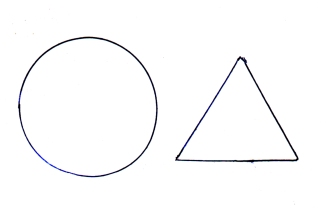
#> input picture image/image/shape.jpg, 328 x 214 px
$ jupyter execute 'Image basics.ipynb'   (Python 2 division)
#> lines starting #> are read from the running program, lines starting #| are printed output that depends on the picture
[cell 1]
import cv2
import numpy as np

[cell 2]
import cv2
image = cv2.imread("../image/shape.jpg")
#> image is the input picture: shape (214, 328, 3); mean B, G, R 251.3, 250.8, 250.8
cv2.imshow("orginal",image)
cv2.waitKey()
#convert inti gray scale
gray_image = cv2.cvtColor(image,cv2.COLOR_BGR2GRAY)

cv2.imshow("gray",gray_image)
cv2.waitKey()
cv2.destroyAllWindows()

[cell 3]
import cv2
image = cv2.imread("../image/shape.jpg",0)
#> image: shape (214, 328); min 0, max 255, mean 250.9
cv2.imshow("orginal",image)
cv2.waitKey()
cv2.destroyAllWindows()

[cell 4]
import cv2
image = cv2.imread("../image/shape.jpg")
B,G,R = image[10,50]
#> B = 255; G = 254; R = 255
print B,G,R
#| 255 254 255

[cell 5]
import cv2
import numpy as np


from matplotlib import  pyplot as plt

image = cv2.imread("../image/shape.jpg")
histogram = cv2.calcHist([image],[0],None,[256],[0,2561])
#> histogram = 256 values, max 68161 at index 25, min 0 at index 26, mean 274.2

plt.hist(image.ravel(),256,[0,256]);plt.show()

color = ('b','g','r')


for i,col in enumerate(color):
    histogram2 = cv2.calcHist([image],[i],None,[256],[0,256])
    plt.plot(histogram2,color=col)
    plt.xlim([0,256])
plt.show()
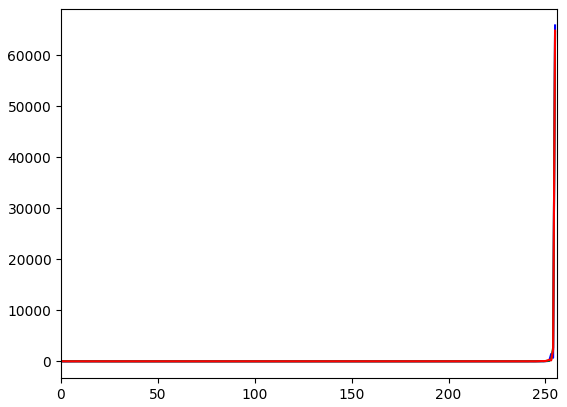
#> figure drawn by matplotlib, 1 panel; curve peaks at x = 255, y = 65809; curve peaks at x = 255, y = 64555; curve peaks at x = 255, y = 64787

[cell 6]
import cv2
import numpy as np

image = np.zeros((512,512,3),np.uint8)
image_bw = np.zeros((512,512),np.uint8)

cv2.imshow("image",image)
cv2.imshow("image (B&W)",image_bw)
cv2.waitKey(0)
cv2.destroyAllWindows()

[cell 7]
## draw lines
image = np.zeros((512,512,3),np.uint8)
cv2.line(image,(0,0),(511,511),(255,127,9),5)
cv2.imshow("line",image)
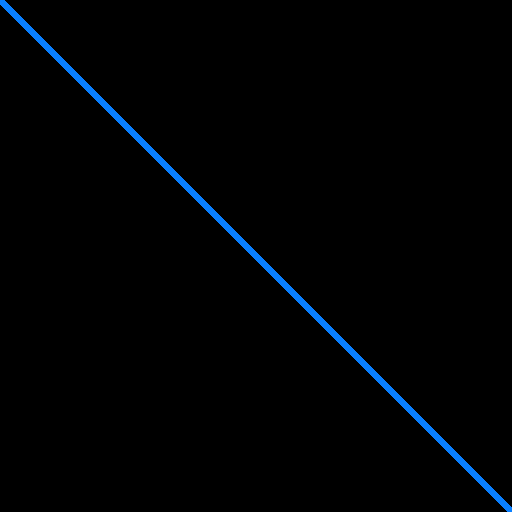
#> window 'line': shape (512, 512, 3); mean B, G, R 4.5, 2.2, 0.2
cv2.waitKey(0)
cv2.destroyAllWindows()

[cell 8]
import cv2
import numpy as np

image = cv2.imread("../image/shape.jpg")

# store width and height of image
height,width = image.shape[:2]
#> height = 214; width = 328
quarter_height,quarter_width = height/4,width/4
#> quarter_height = 53; quarter_width = 82

# T is a transmission matrix

T = np.float32([[1,0,quarter_height],[0,1,quarter_height]])
#> T = [[1, 0, 53], [0, 1, 53]]

# we use warpAffine to transform image using matrix

img_trans = cv2.warpAffine(image,T,(width,height))
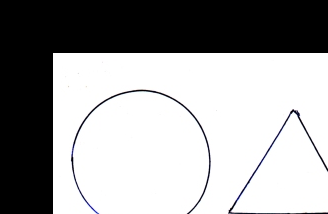
#> img_trans: shape (214, 328, 3); mean B, G, R 158, 157.7, 157.7
cv2.imshow("Translation",img_trans)
cv2.waitKey(0)
cv2.destroyAllWindows()

[cell 9]
# opencv rotation matrix
# opencv allow you scale and roate at the same thing using function


import cv2
import numpy as np


image = cv2.imread("../image/shape.jpg")
height,width = image.shape[:2]

rotationmatrix = cv2.getRotationMatrix2D((width/2,height/2),90,1)
#> rotationmatrix = [[6.12e-17, 1, 57], [-1, 6.12e-17, 271]]
rotation_image = cv2.warpAffine(image,rotationmatrix,(width,height))
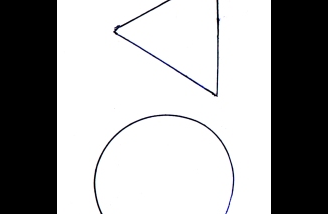
#> rotation_image: shape (214, 328, 3); mean B, G, R 163.8, 163.4, 163.4
cv2.imshow("rotated image",rotation_image)

cv2.waitKey(0)
cv2.destroyAllWindows()

[cell 10]
# what is interpolation
# its a resize image
# its method of constructing new data points with in range of discreate set of known points
# scaling and re -sizing and interpolations
import cv2
import numpy as np

image = cv2.imread("../image/shape.jpg")

#make our image 3/4
image_scaled = cv2.resize(image,None,fx=0.75,fy=0.75)
cv2.imshow("Scaling - Linter intgration",image_scaled)
cv2.waitKey()

#lets double size image
image_scaled = cv2.resize(image,None,fx=2,fy=2,interpolation=cv2.INTER_CUBIC)
#> image_scaled: shape (428, 656, 3)
cv2.imshow("Scaling - Cubic intgration",image_scaled)
cv2.waitKey()

#skew the re-sizing by setting exact information
image_scaled = cv2.resize(image,(900,400),interpolation=cv2.INTER_AREA)
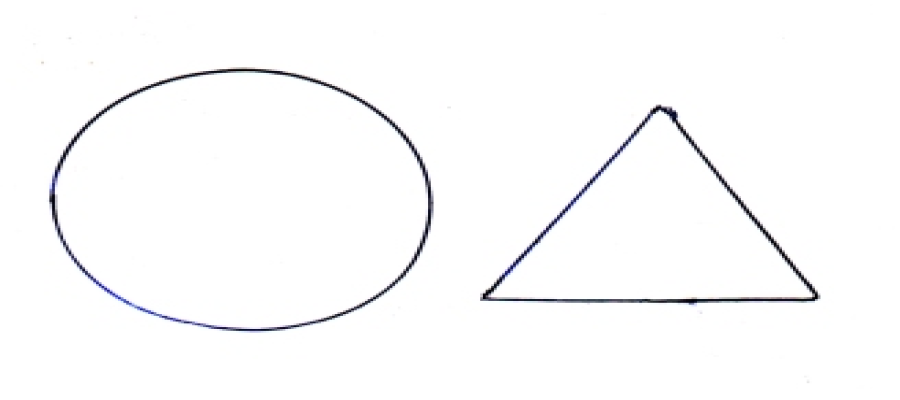
#> image_scaled: shape (400, 900, 3); mean B, G, R 251.3, 250.8, 250.8
cv2.imshow("Scaling-Skewed Size",image_scaled)
cv2.waitKey()

cv2.destroyAllWindows()

[cell 11]
#image  pyramids


import cv2
import numpy as np

image = cv2.imread("../image/shape.jpg")

smaller = cv2.pyrDown(image)
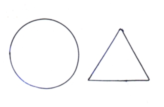
#> smaller: shape (107, 164, 3); mean B, G, R 251.3, 250.8, 250.8
larger = cv2.pyrUp(smaller)
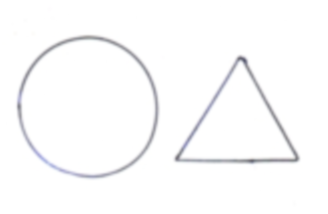
#> larger: shape (214, 328, 3); mean B, G, R 251.4, 250.8, 250.8

cv2.imshow("orginal",image)
cv2.imshow("Smaller",smaller)
cv2.imshow("larger",larger)

cv2.waitKey(0)
cv2.destroyAllWindows()

[cell 12]
# image cropping


import cv2
import numpy as np


image = cv2.imread("../image/shape.jpg")

height,width = image.shape[:2]
print height
#| 214
print width
#| 328

# lets pixel cordinate top left cropping

start_row,start_col = int(height*.25),int(width*.25)

# lets get the ending pixel coordinate(bottom right)

end_row,end_col =  int(height*.75),int(width*.75)

# simple using index croping

cropped = image[start_row:end_row,start_col:end_col]
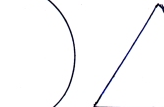
#> cropped: shape (107, 164, 3); mean B, G, R 250.3, 249.5, 249.5

cv2.imshow("orginal image",image)
cv2.waitKey(0)
cv2.imshow("crapped image",cropped)
cv2.waitKey(0)
cv2.destroyAllWindows()

[cell 13]
# Arithmetic operation

import cv2
import numpy as np

image = cv2.imread("../image/shape.jpg")


# create matrix of ones  then multiply by a scalar of 100
# they gives matrix same dimesions of our image all values being of 100

M = np.ones(image.shape,dtype="uint8")*75

# we use add the matrix m to our image
# Notice the increase in brightness

added = cv2.add(image,M)
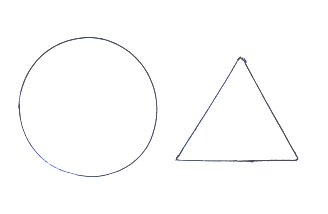
#> added: shape (214, 328, 3); mean B, G, R 253.1, 252.8, 252.8
cv2.imshow("Added",added)

# subtract image


subtracted = cv2.subtract(image,M)
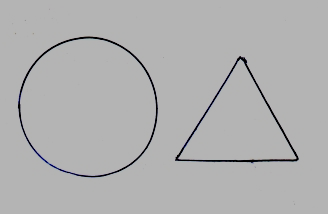
#> subtracted: shape (214, 328, 3); mean B, G, R 176.7, 176.3, 176.3
cv2.imshow("Subtracted",subtracted)

cv2.waitKey(0)
cv2.destroyAllWindows()

$ run again, with image/image/mani.jpg copied over image/image/shape.jpg
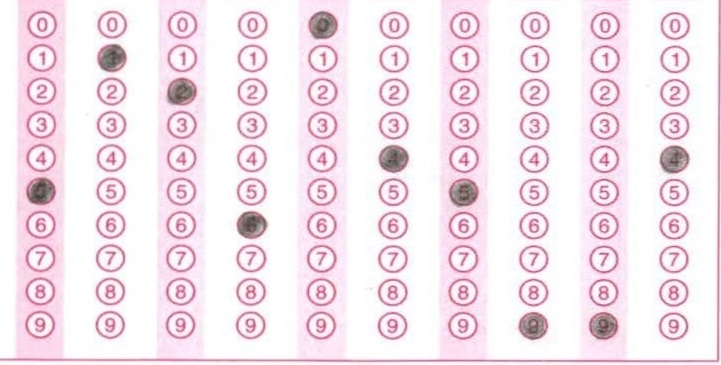
#> input picture image/image/mani.jpg, 721 x 365 px
#> image is the input picture: shape (365, 721, 3); mean B, G, R 236.5, 228.4, 243.6
#> image: shape (365, 721)
#> B = 232; G = 212; R = 254
#| 232 212 254
#> histogram = 256 values, max 135421 at index 25, min 0 at index 0, mean 1028
#| 365
#| 721
#> `subtracted = cv2.subtract(image,M)`:
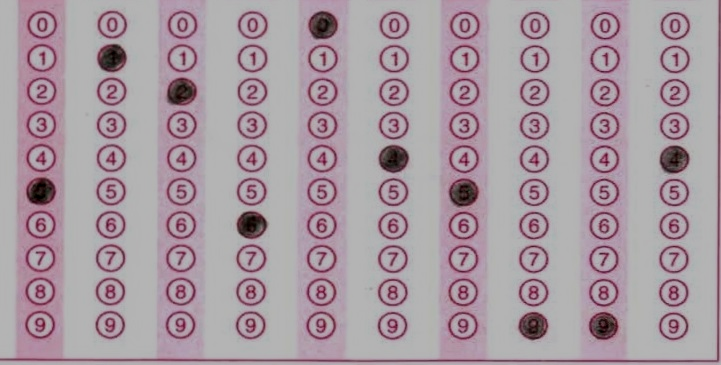
#> subtracted: shape (365, 721, 3); mean B, G, R 161.5, 153.4, 168.6
